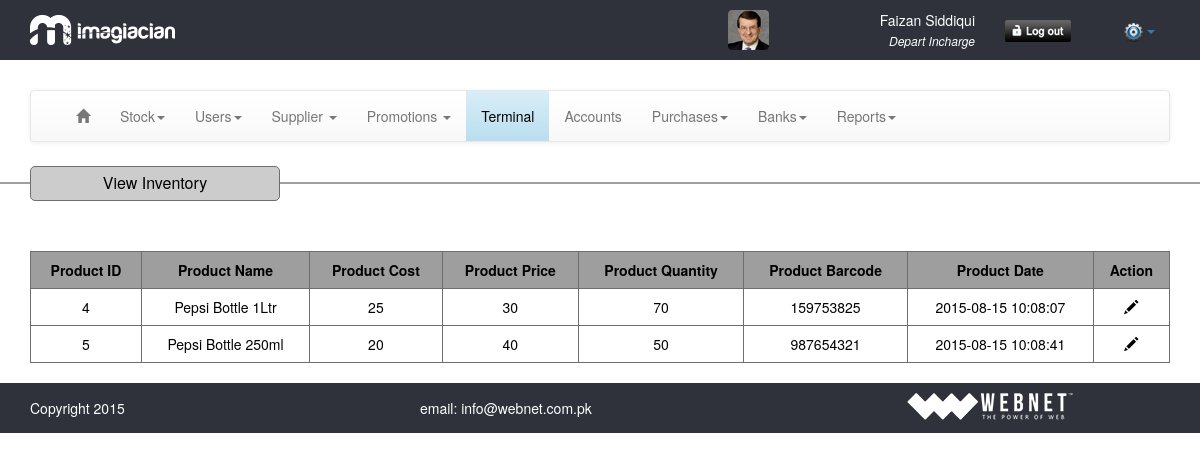
The app's page /view_inventory.php (signed in), older data.
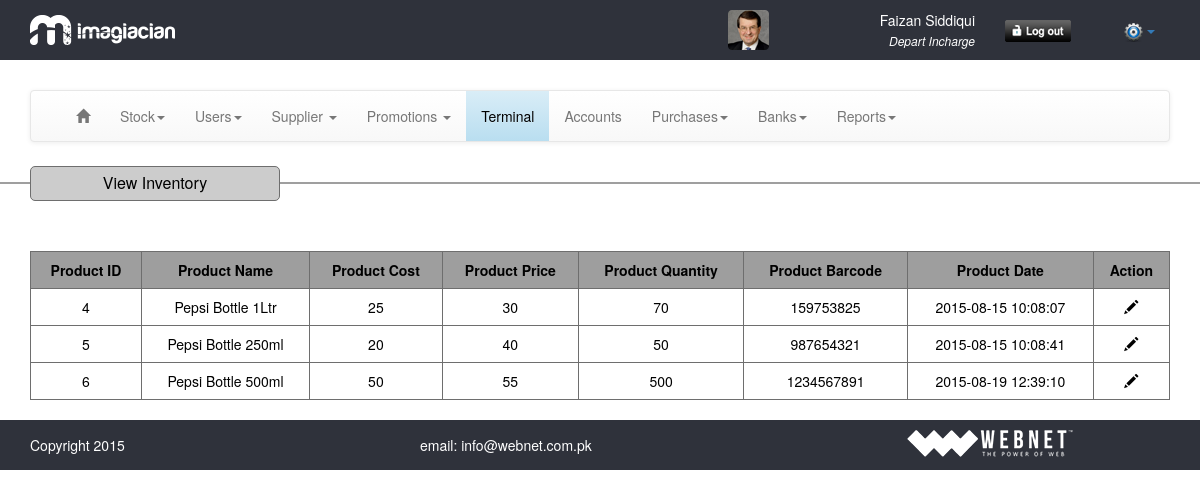
The same page, newer data.
### tables this page shows
CREATE TABLE IF NOT EXISTS `inventory` (
  `inv_id` int(11) NOT NULL,
  `inv_name` varchar(128) NOT NULL,
  `inv_pid` int(11) NOT NULL,
  `inv_cost` decimal(10,0) NOT NULL,
  `inv_price` decimal(10,0) NOT NULL,
  `inv_quantity` int(11) NOT NULL,
  `inv_barcode` int(11) NOT NULL,
  `inv_ts` timestamp NOT NULL DEFAULT CURRENT_TIMESTAMP
);

CREATE TABLE IF NOT EXISTS `products` (
  `p_id` int(11) NOT NULL,
  `p_name` text NOT NULL,
  `p_supplier` int(11) NOT NULL,
  `p_cost` decimal(10,0) NOT NULL,
  `p_price` decimal(10,0) NOT NULL,
  `p_gst` decimal(10,0) NOT NULL,
  `p_vat` decimal(10,0) NOT NULL,
  `p_barcode` tinytext NOT NULL,
  `p_volumetype` varchar(32) NOT NULL,
  `p_volumevalue` varchar(32) NOT NULL,
  `p_skucrate` int(11) NOT NULL,
  `p_skucarton` int(11) NOT NULL,
  `p_skubag` int(11) NOT NULL,
  `p_datetime` timestamp NOT NULL DEFAULT CURRENT_TIMESTAMP
);

### common/class.database.php (called while the page is built, shortened)
<?php
class Database {
    public $_DB;
    public $_query;
    public $_select = array();
    public $_action;
    public $_table;
    public $_joins = array();
    public function __construct() {
        try {
            $this->_DB = new PDO('mysql:host=' . DB_HOST . ';dbname=' . DB_NAME, DB_USER, DB_PASS);
            $this->_DB->setAttribute(PDO::ATTR_ERRMODE, PDO::ERRMODE_EXCEPTION);
        } catch (PDOException $e) {
            echo 'ERROR: ' . $e->getMessage();
        }
    }
    public function query($query) {
        try {
            $this->_query = $this->_DB->prepare(filter_var($query, FILTER_SANITIZE_STRING));
            $this->_query->execute();
            $this->_select = array();
            $this->_joins = array();
        } catch (PDOException $e) {
            $er = $e->errorInfo;
            echo '<p style="font-family:arial; background:#F00; position:absolute; z-index:10000; color:#FFF; padding:5px;">ERROR: ' . $er[2] . '</p>';
        }
    }
    public function join($table_name, $override_name, $join_type = 'INNER JOIN', $match, $select = NULL) {
        $this->_joins[] = $join_type . ' ' . $table_name . ' AS ' . $override_name . ' ON ' . $match;
    }
    public function build_query() {
        $query = $this->_action;
        if ($this->_action == 'SELECT') {
            if (!empty($this->_select)) {
                foreach ($this->_select as $column_name => $name) {
                    $query .=' ' . $column_name . ' as ' . $name . ', ';
                }
            } else {
                $query .= ' *';
            }
            $query = rtrim($query, ', ');
        }
        if ($this->_action != 'UPDATE' && $this->_action != 'INSERT') {
            $query .= ' FROM ';
        }
        $query .= $this->_table;
        if (!empty($this->_joins)) {
            $query .= ' ';
            $query .= implode(' ', $this->_joins);
        }
        $this->query($query);
    }
    public function all_results($fetch_type = PDO::FETCH_OBJ) {
        return $this->_query->fetchAll($fetch_type);
    }
    public function from($table_name, $num_rows = NULL) {
        $this->_action = 'SELECT';
        $this->_table = $table_name;
        $this->build_query();
    }
}

### classes/class.inventory.php (called while the page is built, shortened)
<?php
class inventory extends database
{
	private $table_name;
	function __construct()
	{
		$this->table_name = 'inventory';
	}
	public function get_int($ID = NULL)
	{
		$this->from($this->table_name);
		return $this->all_results();
	}
}
?>

### view_inventory.php (the view, shortened to what this page needs)
<?php require_once 'header.php'; ?>
<section>
	<hr/>
	<div class="container">
		<div class="row">
			<div class="tableHeading">
				<p class="nomargin alignCenter">View Inventory</p>
			</div>
			<div class="col-md-12">
				<?php
				$inventory = new inventory();
				$results = $inventory->get_int();
				if ($results) {
				?>
				<table border="1" cellpadding="5" cellspacing="0" class="table table-hover tableView">
					<tr>
						<th>Product ID</th>
						<th>Product Name</th>
						<th>Product Cost</th>
						<th>Product Price</th>
						<th>Product Quantity</th>
						<th>Product Barcode</th>
						<th>Product Date</th>
						<th>Action</th>
					</tr>
						<?php
						foreach($results as $res){
						echo '<tr>';
						echo '<td>'. $res->inv_id .'</td>';
						echo '<td>'. $res->p_name .'</td>';
						echo '<td>'. $res->inv_cost.'</td>';
						echo '<td>'. $res->inv_price .'</td>';
						echo '<td>'. $res->inv_quantity .'</td>';
						echo '<td>'. $res->inv_barcode .'</td>';
						echo '<td>'. $res->inv_ts .'</td>';
						echo '<td><a href="add_inventory.php?id='.$res->inv_id.'"><span class="glyphicon glyphicon-pencil"></span></a></td>';
						echo '</tr>';
						}
						?>
				</table>
				<?php
				}else{
					echo 'Error';
				}
				?>
			</div>
</section>
<?php require_once 'footer.php'; ?>

Row changes from the older to the newer data that the page shows:
added inventory: inv_id "6", products.p_name "Pepsi Bottle 500ml", inv_cost "50", inv_price "55", inv_quantity "500", inv_barcode "1234567891", inv_ts "2015-08-19 12:39:10"
